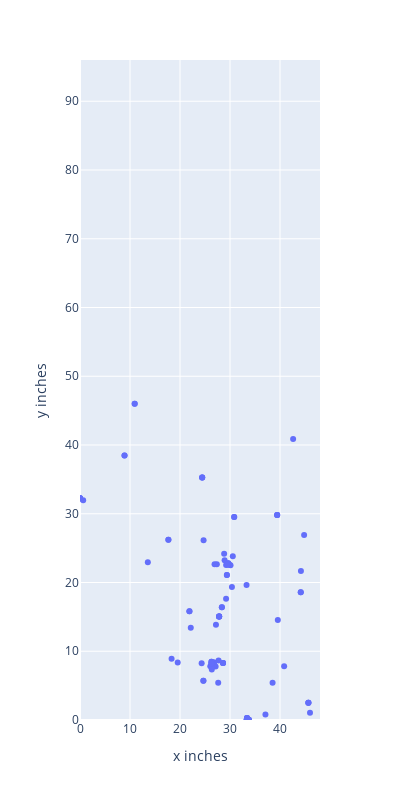

Write notebook code for a chart like this one.
### Code cell
import plotly.express as px
fig2 = px.scatter(distances_list, x='x inches', y='y inches', hover_name='Member', hover_data=['Address', 'City', 'Postal Code'], height=800, width=400)
fig2.update_xaxes(range=[0, 48])
fig2.update_yaxes(range=[0, 96])
fig2.show()
fig0.show()

### Figure 1 — Plotly figure (JSON) as saved in the notebook; plotly's stock layout.template omitted (floating-point values rounded to 4 significant figures; data arrays with more than 128 entries replaced by an {"elided": "..."} marker saying what was removed)
{"data": [{"customdata": {"elided": "97x3 str values"}, "hovertemplate": "<b>%{hovertext}</b><br><br>x inches=%{x}<br>y inches=%{y}<br>Address=%{customdata[0]}<br>City=%{customdata[1]}<br>Postal Code=%{customdata[2]}<extra></extra>", "hovertext": ["Alberta Conference SDA Church", "Alberta Health Services", "Alberta Innovates", "Alberta University of the Arts", "Aspen View School Division", "Athabasca University", "Banff Centre for Arts and Creativity", "Battle River School Division", "Black Gold Regional Division No.18", "Blue Mountain Power Co-op", "Bow Valley College", "Buffalo Trail Public Schools", "Burman University ", "Calgary Board of Education", "Calgary Catholic School District", "Calgary Classical Academy", "Calgary Girls' School", "Canadian Rockies School District No.12", "Chinook's Edge School Division No.73", "City of Calgary", "City of Edmonton", "City of Lethbridge", "City of Red Deer", "Clearview Public Schools", "Concordia University of Edmonton", "Conseil scolaire Centre-Nord", "Conseil scolaire FrancoSud", "East Central Alberta Catholic Schools", "Edge School for Athletes", "Edmonton Public Library", "ENFOCOM International Corporation", "Evergreen Catholic Regional Division No.2", "Foothills School Division", "Fort McMurray Public School District", "Fort Vermilion School District No.52", "Foundations for the Future Charter Academy", "Genome Alberta", "Glenmore Christian Academy", "Grande Prairie & District Catholic Schools", "Grande Prairie Public Library", "Grande Prairie Public School District No.2357", "Grande Yellowhead Public School Division", "Grasslands Regional School Division No.6", "Greater St. Albert Roman Catholic Separate School District No. 734", "High Prairie School Division No.48", "Holy Family Catholic Regional Division No.37", "Holy Spirit Roman Catholic Separate School Division", "Horizon School Division No.67", "Kee Tas Kee Now Tribal Council Education Authority", "King's University, The", "Lac La Biche County", "Lakeland College", "Lethbridge College", "Lethbridge School District No.51", "Livingstone Range School Division", "Living Waters Catholic Regional Division No.42", "MacEwan University", "Medicine Hat Catholic School Board", "Medicine Hat College", "Medicine Hat School District No.76", "MindFuel", "Mount Royal University", "NAIT", "NorQuest College", "Northern Gateway Public Schools", "Northern Lakes College", "Northern Lights Library System", "Northern Lights School Division No.69", "Northland School Division No.61", "Northwestern Polytechnic", "OpenBSD Foundation", "Palliser Regional Schools No.26", "Parkland School Division No.70", "Peace Library System", "Peace River School Division No.10", "Peace Wapiti School Division No.76", "Pembina Hills Public Schools", "Portage College", "Prairie Land School Division", "Prairie Rose School Division No.8", "Red Deer Catholic Division No.39", "Red Deer Polytechnic", "Red Deer Public Library", "Red Deer Public Schools", "SAIT Polytechnic", "St. Albert Public Schools", "St. Thomas Aquinas Roman Catholic Division No.38", "STEM Innovation Academy", "Stoney Education Authority", "Sturgeon Public School Division No.24", "University of Alberta", "University of Calgary", "University of Lethbridge", "Wetaskiwin Regional Public Schools", "Whipcord Ltd", "Wild Rose School Division No.66", "Wolf Creek Regional Division No.32"], "legendgroup": "", "marker": {"color": "#636efa", "symbol": "circle"}, "mode": "markers", "name": "", "orientation": "v", "showlegend": false, "type": "scatter", "x": [28.37, 27.12, 29.68, 26.29, 30.84, 30.84, 18.32, 33.31, 29.38, 21.88, 26.73, 44.15, 28.37, 26.5, 28.6, 26.8, 26.64, 19.54, 27.19, 28.6, 29.68, 33.78, 27.82, 39.56, 30.56, 29.89, 26.8, 44.15, 24.33, 29.68, 28.6, 27.37, 27.64, 42.63, 10.94, 26.64, 26.29, 26.36, 0, 0, 0, 13.57, 38.52, 28.92, 24.44, 8.906, 33.4, 37.09, 24.44, 30.11, 39.44, 44.18, 33.31, 33.78, 24.68, 17.68, 29.68, 45.68, 45.68, 45.68, 26.29, 26.06, 29.64, 29.68, 17.68, 24.44, 39.44, 44.82, 8.906, 0, 29.23, 33.4, 26.91, 0.6344, 10.94, 0, 24.72, 39.44, 40.83, 46, 27.82, 27.82, 27.82, 27.82, 27.71, 22.16, 29.38, 26.37, 24.68, 28.83, 29.49, 26.29, 33.31, 30.38, 33.4, 21.88, 29.22], "xaxis": "x", "y": [16.42, 7.789, 22.69, 8.227, 29.54, 29.54, 8.892, 19.62, 21.08, 15.83, 8.024, 18.59, 16.42, 8.105, 8.278, 8.376, 7.803, 8.376, 13.85, 8.278, 22.69, 0.04082, 15.05, 14.53, 23.81, 22.57, 8.376, 18.59, 8.268, 22.69, 8.278, 22.64, 5.436, 40.89, 46, 7.803, 8.476, 7.336, 32.24, 32.24, 32.24, 22.93, 5.436, 23.22, 35.27, 38.48, 0.2851, 0.7924, 35.27, 22.52, 29.82, 21.67, 0, 0.04082, 5.716, 26.23, 22.69, 2.51, 2.51, 2.51, 8.476, 7.806, 22.85, 22.69, 26.23, 35.27, 29.82, 26.91, 38.48, 32.24, 22.55, 0.2851, 22.64, 31.95, 46, 32.24, 26.14, 29.82, 7.832, 1.072, 15.05, 15.05, 15.05, 15.05, 8.641, 13.43, 21.08, 7.76, 5.716, 24.19, 22.56, 8.227, 0, 19.33, 0.2851, 15.83, 17.64], "yaxis": "y"}], "layout": {"height": 800, "legend": {"tracegroupgap": 0}, "margin": {"t": 60}, "width": 400, "xaxis": {"anchor": "y", "domain": [0, 1], "range": [0, 48], "title": {"text": "x inches"}}, "yaxis": {"anchor": "x", "domain": [0, 1], "range": [0, 96], "title": {"text": "y inches"}}}}
